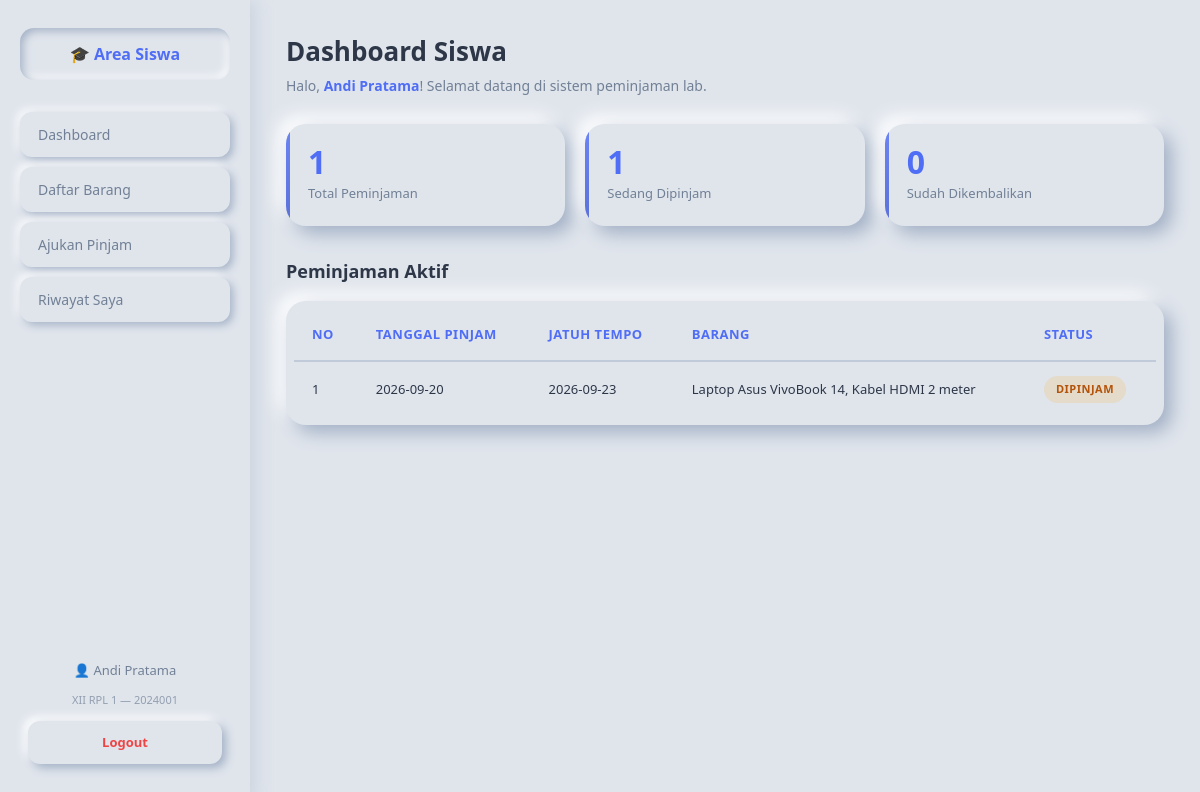
The app's page /siswa/dashboard.php (signed in) with its own data.
### tables this page shows
CREATE TABLE `peminjamans` (
  `id_pinjam` int(11) NOT NULL,
  `id_siswa` int(11) NOT NULL,
  `id_admin` int(11) NOT NULL,
  `tanggal_pinjam` date NOT NULL,
  `tanggal_kembali` date NOT NULL,
  `status` enum('dipinjam','dikembalikan') DEFAULT 'dipinjam'
);

### siswa/dashboard.php (the view, shortened to what this page needs)
<?php
include 'header.php';
include '../config/koneksi.php';
$id_siswa = $_SESSION['id_siswa'];
$total_pinjam = mysqli_fetch_assoc(mysqli_query($koneksi,
    "SELECT COUNT(*) AS total FROM peminjamans WHERE id_siswa='$id_siswa'"))['total'];
$aktif = mysqli_fetch_assoc(mysqli_query($koneksi,
    "SELECT COUNT(*) AS total FROM peminjamans WHERE id_siswa='$id_siswa' AND status='dipinjam'"))['total'];
$selesai = mysqli_fetch_assoc(mysqli_query($koneksi,
    "SELECT COUNT(*) AS total FROM peminjamans WHERE id_siswa='$id_siswa' AND status='dikembalikan'"))['total'];
?>
<div class="page-head">
    <div>
        <h1>Dashboard Siswa</h1>
        <p class="welcome">Halo, <b><?= $_SESSION['nama_siswa'] ?></b>! Selamat datang di sistem peminjaman lab.</p>
    </div>
</div>
<div class="cards" style="grid-template-columns: repeat(3, 1fr) !important;">
    <div class="card">
        <h3><?= $total_pinjam ?></h3>
        <p>Total Peminjaman</p>
    </div>
    <div class="card">
        <h3><?= $aktif ?></h3>
        <p>Sedang Dipinjam</p>
    </div>
    <div class="card">
        <h3><?= $selesai ?></h3>
        <p>Sudah Dikembalikan</p>
    </div>
</div>
<h2>Peminjaman Aktif</h2>
<div class="table-wrap">
    <table>
        <thead>
            <tr>
                <th>No</th>
                <th>Tanggal Pinjam</th>
                <th>Jatuh Tempo</th>
                <th>Barang</th>
                <th>Status</th>
            </tr>
        </thead>
        <tbody>
            <?php
            $no = 1;
            $q = mysqli_query($koneksi,
                "SELECT p.*, GROUP_CONCAT(b.nama_barang SEPARATOR ', ') AS barang_list
                 FROM peminjamans p
                 JOIN detail_peminjamans d ON p.id_pinjam = d.id_pinjam
                 JOIN barangs b ON d.id_barang = b.id_barang
                 WHERE p.id_siswa='$id_siswa' AND p.status='dipinjam'
                 GROUP BY p.id_pinjam
                 ORDER BY p.id_pinjam DESC");
            if (mysqli_num_rows($q) == 0):
            ?>
                <tr><td colspan="5" class="empty">Tidak ada peminjaman aktif</td></tr>
            <?php else: while ($r = mysqli_fetch_assoc($q)):
            ?>
                <tr>
                    <td><?= $no++ ?></td>
                    <td><?= $r['tanggal_pinjam'] ?></td>
                    <td>
                        <?= $r['tanggal_kembali'] ?>
                    </td>
                    <td><?= $r['barang_list'] ?></td>
                    <td><span class="badge badge-warning"><?= $r['status'] ?></span></td>
                </tr>
            <?php endwhile; endif; ?>
        </tbody>
    </table>
</div>
<?php include 'footer.php'; ?>

### assets/style.css (style rules this page uses)
* { margin: 0; padding: 0; box-sizing: border-box; font-family: 'Segoe UI', Tahoma, sans-serif; }
:root { --bg: #e0e5ec; --text: #2d3748; --text-soft: #718096; --accent: #4f6df5; --accent-dark: #3a54d4; --danger: #ef4444; --warning: #f59e0b; --success: #10b981; --shadow-light: #ffffff; --shadow-dark: #a3b1c6; }
body { background: var(--bg); color: var(--text); font-size: 14px; line-height: 1.5; min-height: 100vh; }
.content h1 { font-size: 26px; font-weight: 700; color: var(--text); margin-bottom: 8px; }
.content .welcome { font-size: 14px; color: var(--text-soft); margin-bottom: 28px; }
.content .welcome b { color: var(--accent); }
.content h2 { font-size: 18px; font-weight: 700; color: var(--text); margin: 32px 0 16px; }
.content h3 { font-size: 15px; font-weight: 600; color: var(--text); margin: 20px 0 12px; }
.cards { display: grid; grid-template-columns: repeat(4, 1fr); gap: 22px; margin-bottom: 32px; }
.card { background: var(--bg); padding: 26px 22px; border-radius: 20px; box-shadow: 8px 8px 18px var(--shadow-dark), -8px -8px 18px var(--shadow-light); transition: all 0.25s ease; position: relative; overflow: hidden; }
.card::before { content: ''; position: absolute; top: 0; left: 0; width: 4px; height: 100%; background: linear-gradient(180deg, var(--accent), var(--accent-dark)); opacity: 0.8; }
.card h3 { font-size: 32px; font-weight: 700; color: var(--accent); margin: 0 0 6px; line-height: 1; letter-spacing: -1px; }
.card p { font-size: 13px; color: var(--text-soft); margin: 0; font-weight: 500; }
.table-wrap { background: var(--bg); padding: 8px; border-radius: 20px; box-shadow: 8px 8px 18px var(--shadow-dark), -8px -8px 18px var(--shadow-light); overflow-x: auto; }
table { width: 100%; border-collapse: collapse; border-radius: 14px; overflow: hidden; background: var(--bg); }
table th { background: var(--bg); color: var(--accent); padding: 16px 18px; text-align: left; font-size: 13px; font-weight: 700; text-transform: uppercase; letter-spacing: 0.5px; border-bottom: 2px solid rgba(163, 177, 198, 0.3); }
table td { padding: 14px 18px; font-size: 13px; color: var(--text); border-bottom: 1px solid rgba(163, 177, 198, 0.2); }
table tr:last-child td { border-bottom: none; }
table tbody tr { transition: all 0.15s; }
.badge { display: inline-block; padding: 5px 12px; border-radius: 20px; font-size: 11px; font-weight: 700; text-transform: uppercase; letter-spacing: 0.5px; }
.badge-warning { background: rgba(245, 158, 11, 0.15); color: #b45309; }
.page-head { margin-bottom: 28px; }
.page-head h1 { margin-bottom: 4px; }
.cards { grid-template-columns: repeat(4, minmax(0, 1fr)) !important; gap: 20px; }
.card { padding: 22px !important; min-height: auto !important; }
.table-wrap { overflow-x: auto; }

### records on screen
peminjamans: tanggal_pinjam "2026-09-20", tanggal_kembali "2026-09-23", barang_list "Laptop Asus VivoBook 14, Kabel HDMI 2 meter", status "DIPINJAM"

### other values on screen
$_SESSION['nama_siswa'] "Andi Pratama"
$_SESSION['kelas'] "XII RPL 1"
$_SESSION['nis'] "2024001"
$total_pinjam "1"
$aktif "1"
$selesai "0"
